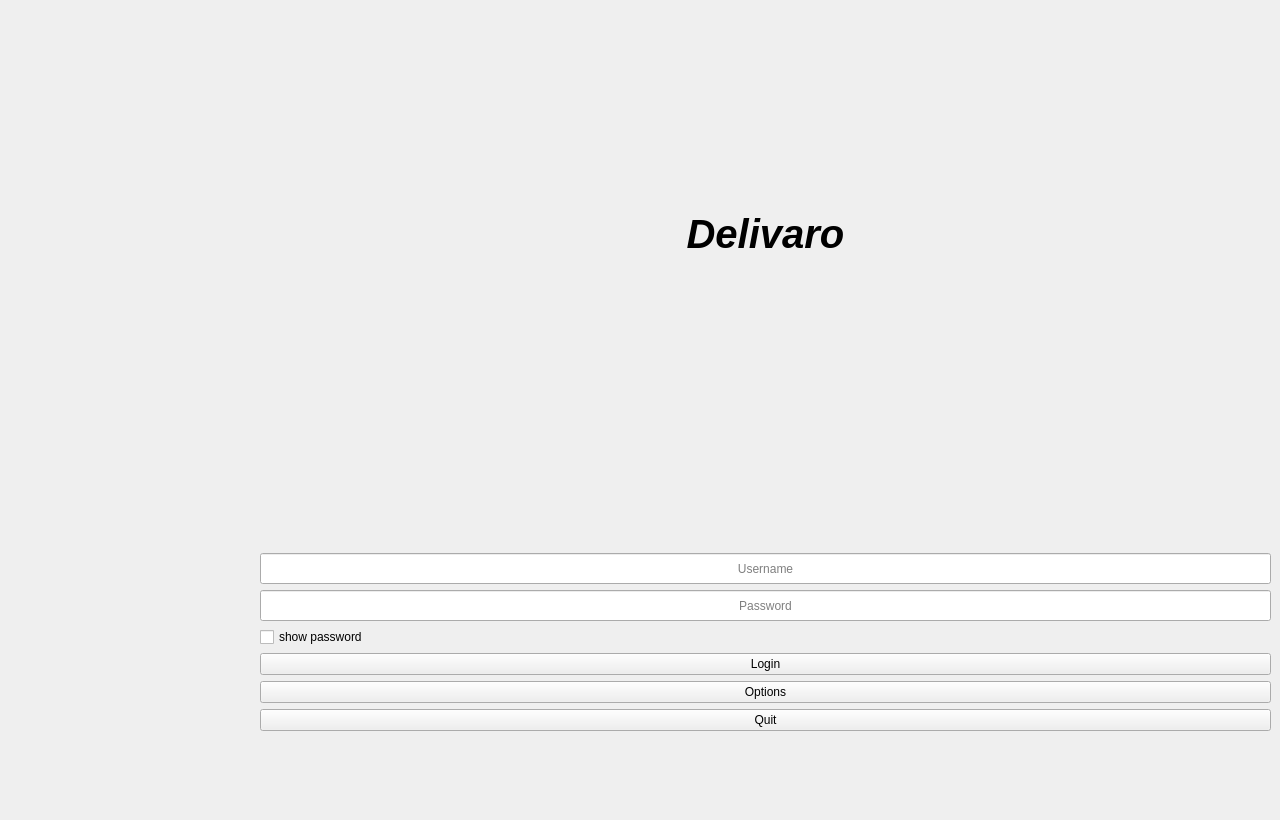
      <widget class="QWidget" name="authentification">
       <widget class="QWidget" name="layoutWidget_11">
        <property name="geometry">
         <rect>
          <x>260</x>
          <y>-80</y>
          <width>1011</width>
          <height>811</height>
         </rect>
        </property>
        <layout class="QVBoxLayout" name="verticalLayout_28">
         <item>
          <widget class="QLabel" name="titre">
           <property name="font">
            <font>
             <pointsize>30</pointsize>
             <weight>75</weight>
             <italic>true</italic>
             <bold>true</bold>
             <underline>false</underline>
            </font>
           </property>
           <property name="contextMenuPolicy">
            <enum>Qt::NoContextMenu</enum>
           </property>
           <property name="text">
            <string>Delivaro</string>
           </property>
           <property name="textFormat">
            <enum>Qt::MarkdownText</enum>
           </property>
           <property name="scaledContents">
            <bool>false</bool>
           </property>
           <property name="alignment">
            <set>Qt::AlignCenter</set>
           </property>
          </widget>
         </item>
         <item>
          <layout class="QVBoxLayout" name="verticalLayout_29">
           <item>
            <widget class="QLineEdit" name="lineEdit_login">
             <property name="maximumSize">
              <size>
               <width>16777215</width>
               <height>31</height>
              </size>
             </property>
             <property name="autoFillBackground">
              <bool>false</bool>
             </property>
             <property name="alignment">
              <set>Qt::AlignCenter</set>
             </property>
             <property name="placeholderText">
              <string>Username</string>
             </property>
            </widget>
           </item>
           <item>
            <widget class="QLineEdit" name="lineEdit_password">
             <property name="maximumSize">
              <size>
               <width>16777215</width>
               <height>31</height>
              </size>
             </property>
             <property name="inputMethodHints">
              <set>Qt::ImhHiddenText|Qt::ImhNoAutoUppercase|Qt::ImhNoPredictiveText|Qt::ImhSensitiveData</set>
             </property>
             <property name="inputMask">
              <string/>
             </property>
             <property name="text">
              <string/>
             </property>
             <property name="echoMode">
              <enum>QLineEdit::Password</enum>
             </property>
             <property name="alignment">
              <set>Qt::AlignCenter</set>
             </property>
             <property name="placeholderText">
              <string>Password</string>
             </property>
            </widget>
           </item>
           <item>
            <widget class="QCheckBox" name="passwordcheck">
             <property name="text">
              <string>show password</string>
             </property>
             <property name="icon">
              <iconset>
               <normaloff>showpasswordicon.png</normaloff>showpasswordicon.png</iconset>
             </property>
            </widget>
           </item>
          </layout>
         </item>
         <item>
          <layout class="QVBoxLayout" name="verticalLayout_30">
           <item>
            <widget class="QPushButton" name="login">
             <property name="text">
              <string>Login</string>
             </property>
            </widget>
           </item>
           <item>
            <widget class="QPushButton" name="options">
             <property name="text">
              <string>Options</string>
             </property>
            </widget>
           </item>
           <item>
            <widget class="QPushButton" name="quit">
             <property name="text">
              <string>Quit</string>
             </property>
            </widget>
           </item>
          </layout>
         </item>
        </layout>
       </widget>
      </widget>
